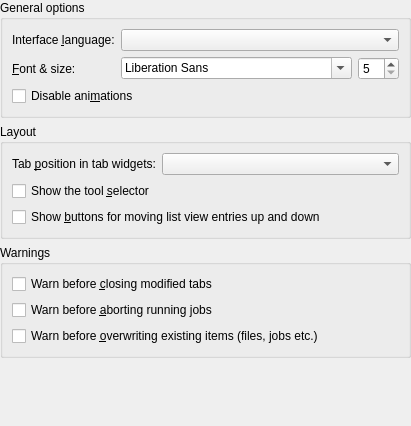
      <widget class="QWidget" name="pGuiGeneral">
       <layout class="QVBoxLayout" name="verticalLayout_10">
        <property name="leftMargin">
         <number>0</number>
        </property>
        <property name="topMargin">
         <number>0</number>
        </property>
        <property name="rightMargin">
         <number>0</number>
        </property>
        <property name="bottomMargin">
         <number>0</number>
        </property>
        <item>
         <widget class="QGroupBox" name="groupBox">
          <property name="title">
           <string>General options</string>
          </property>
          <layout class="QVBoxLayout" name="verticalLayout">
           <item>
            <layout class="QGridLayout" name="gridLayout_4">
             <item row="0" column="0">
              <widget class="QLabel" name="label_3">
               <property name="text">
                <string>Interface &amp;language:</string>
               </property>
               <property name="buddy">
                <cstring>cbGuiInterfaceLanguage</cstring>
               </property>
              </widget>
             </item>
             <item row="0" column="1">
              <widget class="QComboBox" name="cbGuiInterfaceLanguage">
               <property name="sizePolicy">
                <sizepolicy hsizetype="MinimumExpanding" vsizetype="Fixed">
                 <horstretch>0</horstretch>
                 <verstretch>0</verstretch>
                </sizepolicy>
               </property>
              </widget>
             </item>
             <item row="1" column="0">
              <widget class="QLabel" name="label_12">
               <property name="text">
                <string>&amp;Font &amp;&amp; size:</string>
               </property>
               <property name="buddy">
                <cstring>fcbGuiFontFamily</cstring>
               </property>
              </widget>
             </item>
             <item row="1" column="1">
              <layout class="QHBoxLayout" name="horizontalLayout_10">
               <item>
                <widget class="QFontComboBox" name="fcbGuiFontFamily">
                 <property name="sizePolicy">
                  <sizepolicy hsizetype="MinimumExpanding" vsizetype="Fixed">
                   <horstretch>0</horstretch>
                   <verstretch>0</verstretch>
                  </sizepolicy>
                 </property>
                </widget>
               </item>
               <item>
                <widget class="QSpinBox" name="sbGuiFontPointSize">
                 <property name="minimum">
                  <number>5</number>
                 </property>
                </widget>
               </item>
              </layout>
             </item>
            </layout>
           </item>
           <item>
            <widget class="QCheckBox" name="cbGuiDisableAnimations">
             <property name="text">
              <string>Disable ani&amp;mations</string>
             </property>
            </widget>
           </item>
          </layout>
         </widget>
        </item>
        <item>
         <widget class="QGroupBox" name="groupBox_16">
          <property name="title">
           <string>Layout</string>
          </property>
          <layout class="QVBoxLayout" name="verticalLayout_30">
           <item>
            <layout class="QHBoxLayout" name="horizontalLayout_3">
             <item>
              <widget class="QLabel" name="label_9">
               <property name="text">
                <string>Tab &amp;position in tab widgets:</string>
               </property>
               <property name="buddy">
                <cstring>cbGuiTabPositions</cstring>
               </property>
              </widget>
             </item>
             <item>
              <widget class="QComboBox" name="cbGuiTabPositions">
               <property name="sizePolicy">
                <sizepolicy hsizetype="MinimumExpanding" vsizetype="Fixed">
                 <horstretch>0</horstretch>
                 <verstretch>0</verstretch>
                </sizepolicy>
               </property>
              </widget>
             </item>
            </layout>
           </item>
           <item>
            <widget class="QCheckBox" name="cbGuiShowToolSelector">
             <property name="text">
              <string>Show the tool &amp;selector</string>
             </property>
            </widget>
           </item>
           <item>
            <widget class="QCheckBox" name="cbGuiShowMoveUpDownButtons">
             <property name="text">
              <string>Show &amp;buttons for moving list view entries up and down</string>
             </property>
            </widget>
           </item>
          </layout>
         </widget>
        </item>
        <item>
         <widget class="QGroupBox" name="groupBox_6">
          <property name="title">
           <string>Warnings</string>
          </property>
          <layout class="QVBoxLayout" name="verticalLayout_3">
           <item>
            <widget class="QCheckBox" name="cbGuiWarnBeforeClosingModifiedTabs">
             <property name="text">
              <string>Warn before &amp;closing modified tabs</string>
             </property>
            </widget>
           </item>
           <item>
            <widget class="QCheckBox" name="cbGuiWarnBeforeAbortingJobs">
             <property name="text">
              <string>Warn before &amp;aborting running jobs</string>
             </property>
            </widget>
           </item>
           <item>
            <widget class="QCheckBox" name="cbGuiWarnBeforeOverwriting">
             <property name="text">
              <string>Warn before &amp;overwriting existing items (files, jobs etc.)</string>
             </property>
            </widget>
           </item>
          </layout>
         </widget>
        </item>
        <item>
         <spacer name="verticalSpacer_2">
          <property name="orientation">
           <enum>Qt::Vertical</enum>
          </property>
          <property name="sizeHint" stdset="0">
           <size>
            <width>20</width>
            <height>68</height>
           </size>
          </property>
         </spacer>
        </item>
       </layout>
      </widget>
